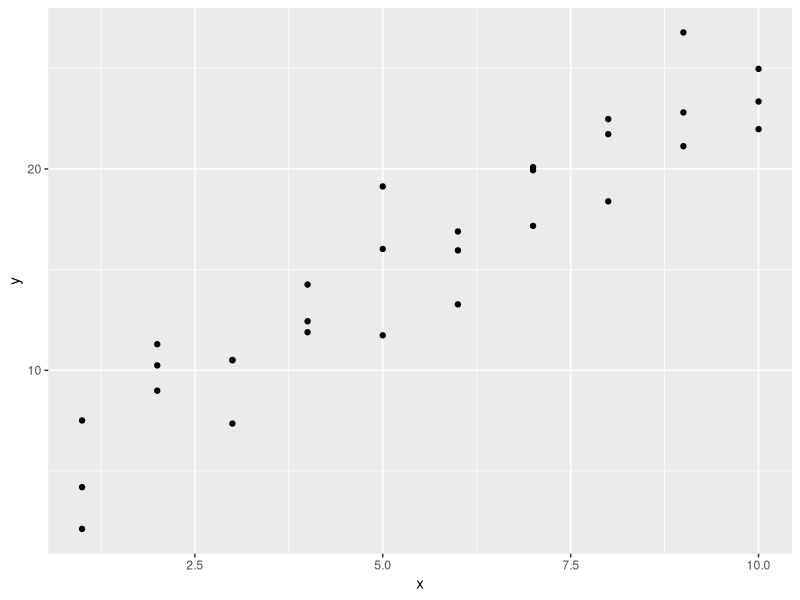
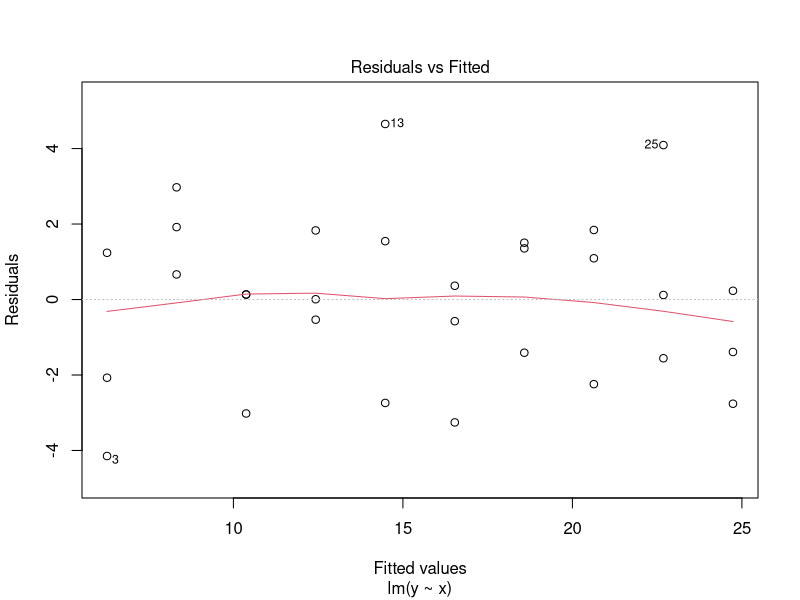
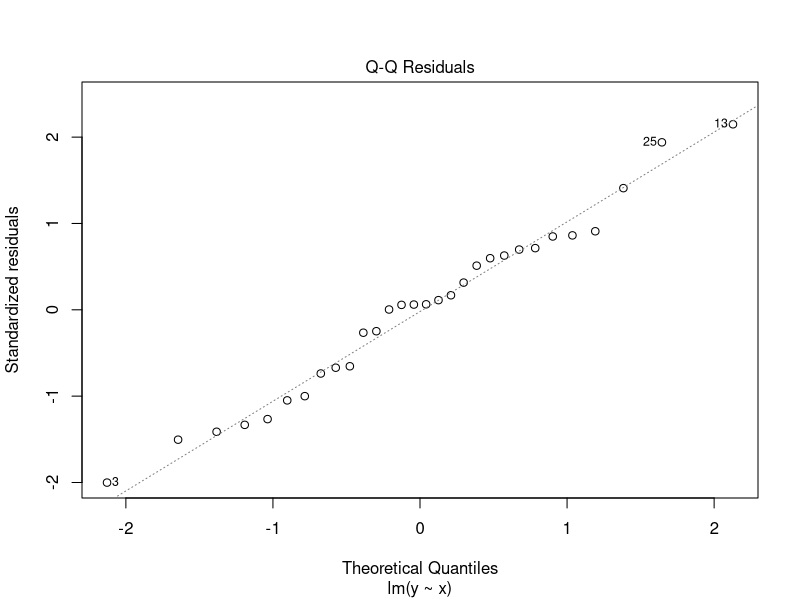
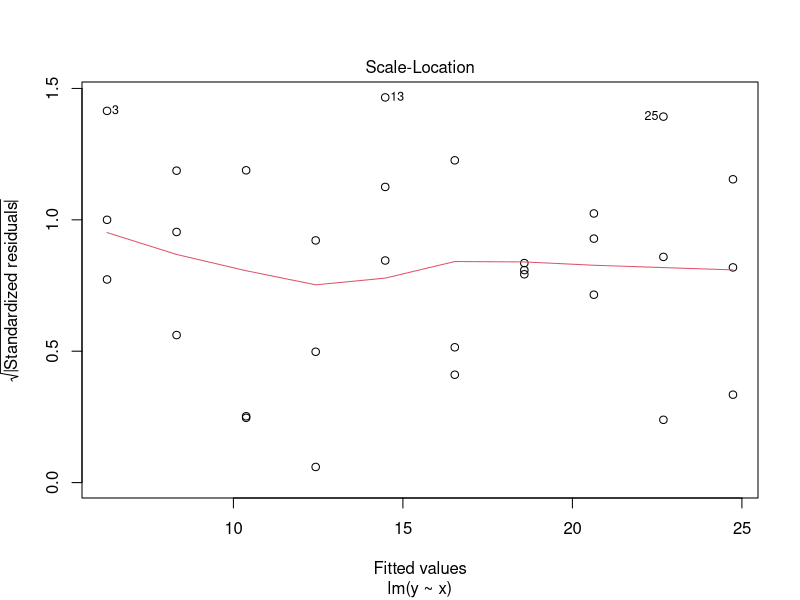
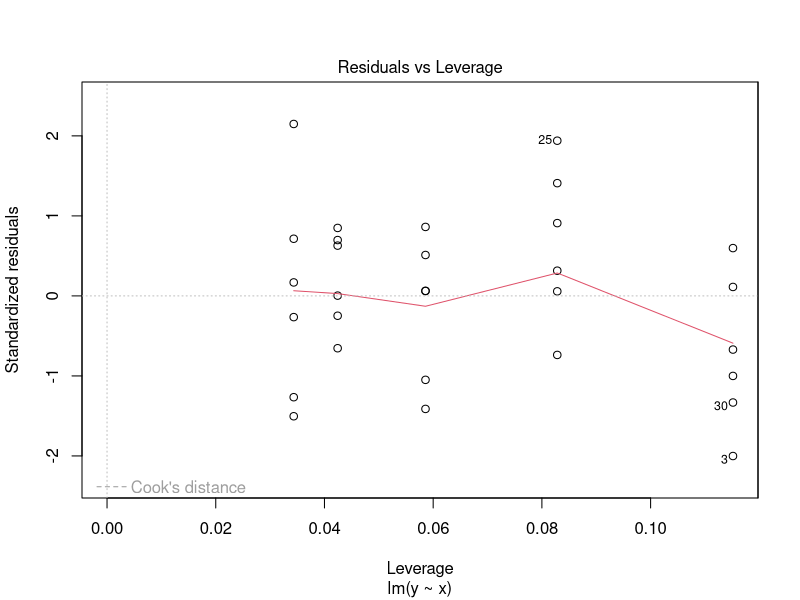
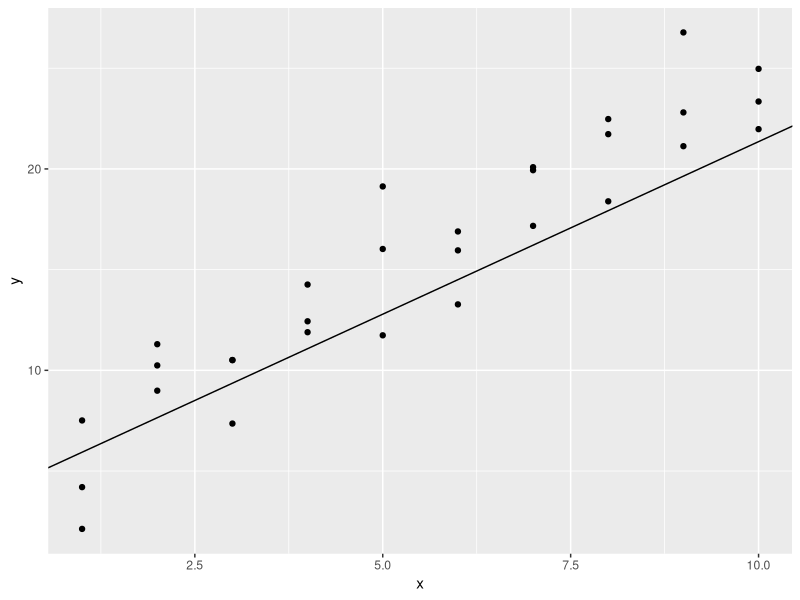

Generate these figures, in order, with R:
## ---- chunk 1
library(tidyverse)
library(modelr)
## ---- chunk 2
set.seed(123)
ggplot(sim1, aes(x, y)) + 
  geom_point()
sim1 <- sim1
## ---- chunk 3
model <- lm(y~x, data=sim1)
summary(model)
## ---- chunk 4
plot(model)
## ---- chunk 5
predictions <- predict(model, sim1)
predictions

B0 <- summary(model)$coef[1,1]
B1 <- summary(model)$coef[2,1]

make_prediction <- function(mod, data){
  b0 <- summary(mod)$coef[1,1]
  b1 <- summary(mod)$coef[2,1]
  for (i in 1:length(data)){
    print(b0 + b1*data[i])
  }
}

make_prediction(model, sim1$x)
## ---- chunk 6
RMSE <- function(data, prediction){
  rmse <- sqrt(mean((data-prediction)^2, na.rm = TRUE)) %>%
  print()
}

RMSE(sim1$y, predictions)
rmse(model, sim1)
## ---- chunk 7
#input student function
predictions <- predict(model, sim1)
measure_distance <- function(mod, data){
  1/length(data$x) * sum(abs(data$y - predictions))
}
measure_distance(model, sim1)
best = optim(c(0,0), measure_distance, data=sim1)

#input student ggplot
ggplot() +
  geom_point(data = sim1, aes(x = x, y = y)) + 
  geom_abline(intercept = summary(model)$coef[1,1], slope = as.numeric(best[2]))

